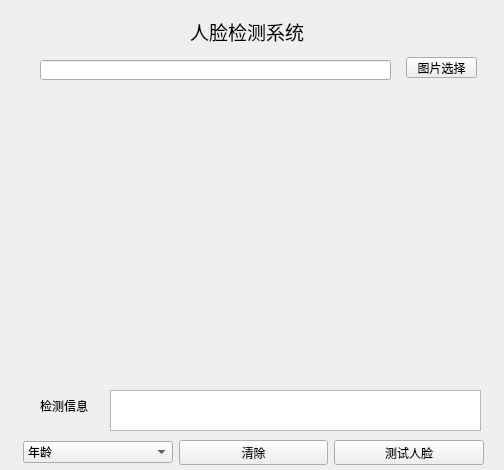
<?xml version="1.0" encoding="UTF-8"?>
<ui version="4.0">
 <class>Form</class>
 <widget class="QWidget" name="Form">
  <property name="geometry">
   <rect>
    <x>0</x>
    <y>0</y>
    <width>504</width>
    <height>470</height>
   </rect>
  </property>
  <property name="windowTitle">
   <string>人脸检测</string>
  </property>
  <widget class="QLabel" name="label_3">
   <property name="geometry">
    <rect>
     <x>40</x>
     <y>390</y>
     <width>61</width>
     <height>31</height>
    </rect>
   </property>
   <property name="text">
    <string>检测信息</string>
   </property>
  </widget>
  <widget class="QToolButton" name="toolButton">
   <property name="geometry">
    <rect>
     <x>406</x>
     <y>57</y>
     <width>71</width>
     <height>21</height>
    </rect>
   </property>
   <property name="text">
    <string>图片选择</string>
   </property>
  </widget>
  <widget class="QLabel" name="label_2">
   <property name="geometry">
    <rect>
     <x>190</x>
     <y>20</y>
     <width>114</width>
     <height>22</height>
    </rect>
   </property>
   <property name="font">
    <font>
     <family>Adobe 宋体 Std L</family>
     <pointsize>14</pointsize>
    </font>
   </property>
   <property name="text">
    <string>人脸检测系统</string>
   </property>
   <property name="textFormat">
    <enum>Qt::AutoText</enum>
   </property>
   <property name="wordWrap">
    <bool>false</bool>
   </property>
  </widget>
  <widget class="QLineEdit" name="lineEdit">
   <property name="geometry">
    <rect>
     <x>40</x>
     <y>60</y>
     <width>351</width>
     <height>20</height>
    </rect>
   </property>
  </widget>
  <widget class="QLabel" name="label">
   <property name="geometry">
    <rect>
     <x>100</x>
     <y>100</y>
     <width>291</width>
     <height>271</height>
    </rect>
   </property>
   <property name="text">
    <string/>
   </property>
   <property name="buddy">
    <cstring>textEdit</cstring>
   </property>
  </widget>
  <widget class="QTextEdit" name="textEdit">
   <property name="geometry">
    <rect>
     <x>110</x>
     <y>390</y>
     <width>371</width>
     <height>41</height>
    </rect>
   </property>
  </widget>
  <widget class="QWidget" name="">
   <property name="geometry">
    <rect>
     <x>23</x>
     <y>440</y>
     <width>461</width>
     <height>25</height>
    </rect>
   </property>
   <layout class="QHBoxLayout" name="horizontalLayout">
    <item>
     <widget class="QComboBox" name="comboBox">
      <item>
       <property name="text">
        <string>年龄</string>
       </property>
      </item>
      <item>
       <property name="text">
        <string>颜值</string>
       </property>
      </item>
      <item>
       <property name="text">
        <string>表情</string>
       </property>
      </item>
      <item>
       <property name="text">
        <string>脸型</string>
       </property>
      </item>
      <item>
       <property name="text">
        <string>性别</string>
       </property>
      </item>
      <item>
       <property name="text">
        <string>情绪</string>
       </property>
      </item>
     </widget>
    </item>
    <item>
     <widget class="QPushButton" name="pushButton_2">
      <property name="text">
       <string>清除</string>
      </property>
     </widget>
    </item>
    <item>
     <widget class="QPushButton" name="pushButton">
      <property name="text">
       <string>测试人脸</string>
      </property>
     </widget>
    </item>
   </layout>
  </widget>
 </widget>
 <resources/>
 <connections>
  <connection>
   <sender>toolButton</sender>
   <signal>clicked()</signal>
   <receiver>Form</receiver>
   <slot>tupian()</slot>
   <hints>
    <hint type="sourcelabel">
     <x>188</x>
     <y>18</y>
    </hint>
    <hint type="destinationlabel">
     <x>237</x>
     <y>21</y>
    </hint>
   </hints>
  </connection>
  <connection>
   <sender>pushButton</sender>
   <signal>clicked()</signal>
   <receiver>Form</receiver>
   <slot>jiance()</slot>
   <hints>
    <hint type="sourcelabel">
     <x>344</x>
     <y>208</y>
    </hint>
    <hint type="destinationlabel">
     <x>368</x>
     <y>157</y>
    </hint>
   </hints>
  </connection>
  <connection>
   <sender>pushButton_2</sender>
   <signal>clicked()</signal>
   <receiver>Form</receiver>
   <slot>clean()</slot>
   <hints>
    <hint type="sourcelabel">
     <x>318</x>
     <y>266</y>
    </hint>
    <hint type="destinationlabel">
     <x>267</x>
     <y>274</y>
    </hint>
   </hints>
  </connection>
 </connections>
 <slots>
  <slot>tupian()</slot>
  <slot>jiance()</slot>
  <slot>clean()</slot>
 </slots>
</ui>
